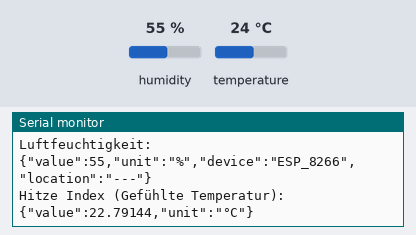
This sketch was run on a simulated ESP8266 (NodeMCU). Shown: the last lines printed to the serial monitor. The test bench sets the inputs (shaded band); at power-on: humidity 55 %, temperature 24 °C. WiFi joins after 1.5 s; servers stay silent unless stated; no MQTT or app messages arrive unless stated.

Above: at 4.2 s.
4.3 s: humidity set to 22 %
At 6.4 s:
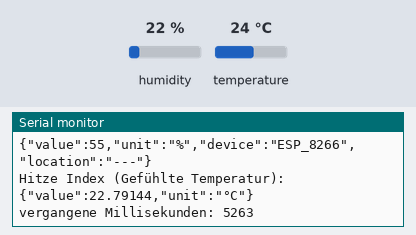
9.1 s: temperature set to 12 °C
At 10.7 s:
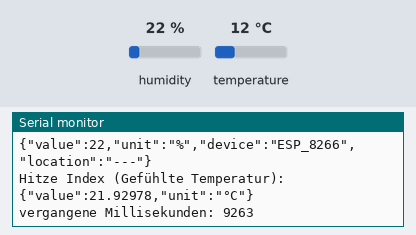
13.9 s: humidity set to 40 %
At 15.9 s:
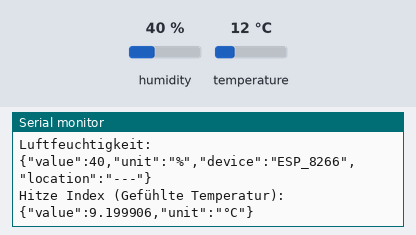
Timing chart, 0 to 17.4 s (numbered marks = the images above; inputs shaded):
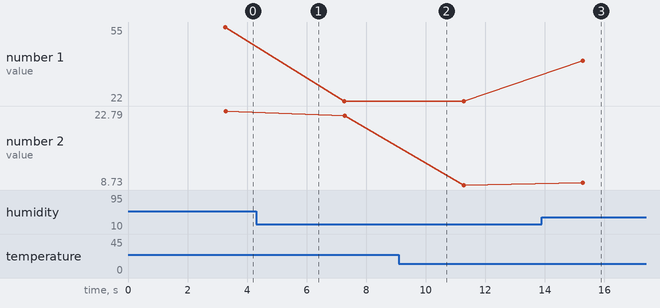

The sketch:

DHT_ESP8266_NodeMCU.ino
```cpp
// Created by Marian - ElevenSpins
// zur freien Nutzung bereitgestellt


#include "DHT.h"
#include <PubSubClient.h> // MQTT Bibliothek
#include <ESP8266WiFi.h>
#include <ArduinoJson.h> // JSON library

#define DHTPIN D1     // Digital Pin 2
#define DHTTYPE DHT22   // DHT 22  (AM2302), AM2321

const char* ssid = "SSID";
const char* password = "PASSWORD";
const char* TOPIC_TEMPERATUR = "TOPIC";
const char* TOPIC_LUFTFEUCHTIGKEIT = "TOPIC";
const char* TOPIC_HITZEINDEX = "TOPIC";  // gefühlte Temperatur
const char* broker = "MQTT-URL";
const char* device = "ESP_8266";
const char* location = "---";

DHT dht(DHTPIN, DHTTYPE);
WiFiClient espClient;
PubSubClient client(espClient);

class Messwert{
public:
  Messwert()
  :temperatur(0),
  luftfeuchtigkeit(0),
  hitzeIndex(0)
  {};

  bool operator==(Messwert& rhs)const {
    if (rhs.temperatur == temperatur && rhs.luftfeuchtigkeit == luftfeuchtigkeit){
      return true;
    } else {
      return false;
    }
  }

  float temperatur;
  float luftfeuchtigkeit;
  float hitzeIndex;
};

void setup_wifi() {

  delay(10);
  // We start by connecting to a WiFi network
  Serial.println();
  Serial.print("Connecting to ");
  Serial.println(ssid);

  WiFi.mode(WIFI_STA);
  WiFi.begin(ssid, password);

  while (WiFi.status() != WL_CONNECTED) {
    delay(500);
    Serial.print(".");
  }

  randomSeed(micros());

  Serial.println("");
  Serial.println("WiFi connected");
  Serial.println("IP address: ");
  Serial.println(WiFi.localIP());
}

void setup() {
  Serial.begin(115200);
  setup_wifi();
  Serial.println("DHT22 Procucer Init ...");
  dht.begin();

  // Broker erreichbar über ip-Adresse = server, port = 1883
  client.setServer(broker, 1883); // Adresse des MQTT-Brokers
  // client.setCallback(callback);   // Handler für eingehende Nachrichten

  // Kleine Pause
  delay(1500);

}

void loop() {


  // MQTT => Solange probieren bis es klappt:
  if (!client.connected()) {
    reconnect();
  }
  client.loop();

  // Messwerte abfragen und rausblasen.
  if (timerintervall(60 * 10)) {  // alle 10 Minuten eine Messung ausgeben
      bool mitMesswertvergleich = false;
      messung(mitMesswertvergleich);
  }
  else { // ... sonst bei Messwertänderung alle 2 Sekunden
    if (timerintervall(2)) {
      bool mitMesswertvergleich = true;
      messung(mitMesswertvergleich);
    }
  }
}


void messung(bool mitMesswertvergleich){

    // Messwert einlesen
    Messwert messwert = leseMesswert();
    // Messwert ausgeben
    publishMesswert(messwert, mitMesswertvergleich);
}


/*
 *  leseMesswert liest die Messwerte vom DHT22 Sensor ein
 */
Messwert leseMesswert(){

  Messwert messung;

  float h = dht.readHumidity();
  float t = dht.readTemperature();
  float f = dht.readTemperature(true);

  // Check if any reads failed and exit early (to try again).
  if (isnan(h) || isnan(t) || isnan(f)) {
    Serial.println("Fehler beim lesen vom  DHT Sensor!");
    return messung;
  }

  messung.temperatur = t - 1;  // Des Glomp liefert einen zu hohen Wert. Laut Thermometer 1 Grad zu viel :=(
  messung.luftfeuchtigkeit = h;

  return messung;
}


/*
 *  Gibt die Messwerte auf der seriellen Schnittstelle und über MQTT wieder aus
 *  Bei mitMesswertvergleich wird nur ausgegeben wenn sich die neuen Messwerte von den alten unterscheiden
 */
void publishMesswert(const Messwert& messwert, bool mitMesswertvergleich ){

    static Messwert alterMesswert;

    bool publish = true;
    if (mitMesswertvergleich) {
      // 1. Vergleich => hat sich dre Wert geändert ?
      if (messwert == alterMesswert) {
        publish = false;
      }
      // 2. Vergleich => In der Blacklist sind die letzten Messwerte Verhindert das Zappeln des letzten Digits
      if (inBlacklist(messwert)) {
        publish = false;
      }
    }

    if (publish) {

      alterMesswert = messwert;

      if (client.connected()) {

      const int capacity = JSON_OBJECT_SIZE(4);
      StaticJsonDocument<capacity> jsonDoc;

   //   JsonObject root = jsonDoc.as<JsonObject>();
      jsonDoc["value"] = messwert.temperatur;
      jsonDoc["unit"] = "°C";
      jsonDoc["device"] = device;
      jsonDoc["location"] = location;
//      root["recordingdate"] = "";
      String sTemperatur;
      serializeJson(jsonDoc, sTemperatur);
      client.publish(TOPIC_TEMPERATUR,sTemperatur.c_str());
      Serial.println("Temperatur: ");
      serializeJson(jsonDoc,Serial);
      Serial.println();
      jsonDoc.clear();

      jsonDoc["value"] = messwert.luftfeuchtigkeit;
      jsonDoc["unit"] = "%";
      jsonDoc["device"] = device;
      jsonDoc["location"] = location;
//      root["recordingdate"] = "";
      String sLuftfeuchtigkeit;
      serializeJson(jsonDoc, sLuftfeuchtigkeit);
      client.publish(TOPIC_LUFTFEUCHTIGKEIT,sLuftfeuchtigkeit.c_str());
      Serial.println("Luftfeuchtigkeit: ");
      serializeJson(jsonDoc, Serial);
      Serial.println();
      jsonDoc.clear();
      // Compute heat index in Celsius (isFahreheit = false)
      float hic = dht.computeHeatIndex(messwert.temperatur, messwert.luftfeuchtigkeit, false);
      jsonDoc["value"] = hic;
      jsonDoc["unit"] = "°C";
//      root["recordingdate"] = "";
      String shic;
      serializeJson(jsonDoc,shic);
      client.publish(TOPIC_HITZEINDEX,shic.c_str());
      Serial.println("Hitze Index (Gefühlte Temperatur): ");
      serializeJson(jsonDoc,Serial);
      Serial.println();
      jsonDoc.clear();

      }
    }
  }

  /*
   *  liefert true wenn die angegebene Zeit verstrichen ist
   */
  bool timerintervall(unsigned int sekunden){

    static unsigned long vergangeneMillis = 0;

    bool ret = false;
    unsigned long aktuelleMillis = millis();
    unsigned long interval = sekunden * 1000;
    if (aktuelleMillis - vergangeneMillis >= interval) {
      vergangeneMillis = aktuelleMillis;
      Serial.print("vergangene Millisekunden: ");
      Serial.println(vergangeneMillis);
      ret = true;
    }
    return ret;
  }
  /*
   *  In der Blacklist werden die letzten Messwerte gespeichert
   *  Soll das Zappeln des letzten Digits verhindern.
   */
  bool inBlacklist(Messwert messwert) {

    bool inBlacklistGefunden = false;

    static const int ARRAYGROESSE = 6;
    static Messwert blacklist[ARRAYGROESSE];

    int i = 0;
    // in blacklist suchen ...
    for(i = 0; i < ARRAYGROESSE; i++ ) {
      if (messwert == blacklist[i]){
        inBlacklistGefunden = true;
        break;
      }
    }

    // ... nicht in blacklist gefunden. => Daher in blacklist aufnehmen
    if (!inBlacklistGefunden){
      // Alle rutschen einen Stuhl weiter. Der letzte wird überschrieben
      for(i = ARRAYGROESSE - 1; i > 0; i-- ) {
        blacklist[i] = blacklist[i-1];
      }
       // Der Neue kommt auf den ersten Platz
      blacklist[0] = messwert;
    }

    return inBlacklistGefunden;
  }


// *************************************************** MQTT **************************************************************************

/*
Die nachfolgende Methode wird aufgerufen, sobald eine Nachricht für das angegebene Topic eintrifft:
*/
//void callback(char* topic, byte* payload, unsigned int length) {
//  Serial.print("Nachricht eingetroffen [");
//  Serial.print(topic);
//  Serial.print("]: ");
//  for (int i=0;i<length;i++) {
//    Serial.print((char)payload[i]);
//  }
//  Serial.println();
//}

void reconnect() {
  // Solange wiederholen bis Verbindung wiederhergestellt ist

  while (!client.connected()) {
    Serial.print("Versuch des MQTT Verbindungsaufbaus...");
    //Verbindungsversuch:
    if (client.connect("arduinoClient_Werner")) {
      delay(200);
      Serial.println("Erfolgreich verbunden!");
      // Nun versendet der Arduino eine Nachricht in outTopic ...
      //   client.publish("Arduino/Messwert","Werners Arduino nach Hause telefonieren");
      // und meldet sich bei inTopic für eingehende Nachrichten an:
      //      client.subscribe("inTopic");
    } else { // Im Fehlerfall => Fehlermeldung und neuer Versuch
      Serial.print("Fehler, rc=");
      Serial.print(client.state());
      Serial.println(" Nächster Versuch in 5 Sekunden");
      // 5 Sekunden Pause vor dem nächsten Versuch
      delay(5000);
    }
  }
}
```

Measured:
- after the input at 13.9 s, the serial monitor: prints a new line after 1.4 s (image 3)
- plotted number 1: 22 → 40 after the input at 13.9 s
- plotted number 2: 22.79 → 21.93 after the input at 4.3 s, 21.93 → 8.73 after the input at 9.1 s, 8.73 → 9.2 after the input at 13.9 s
